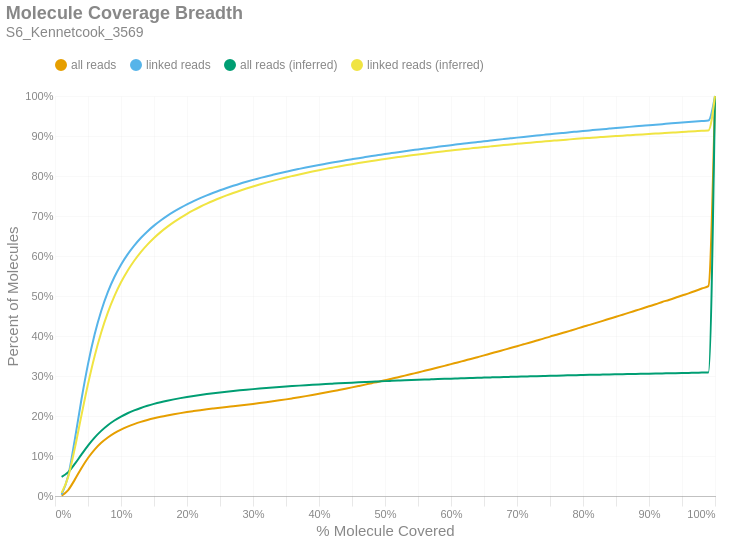

Write notebook code for a chart like this one.
### Markdown cell above
### Molecule Read Coverage
This chart shows molecule coverage breadth as computed by the number of bases aligned to that molecule. In other words, "*how much of each unique long molecule is actually sequenced/aligned?*" Keep in mind there is a distinction between sequences and alignments, since some sequences belonging to a particular molecule may not align well and wouldn't appear in the alignment data. This chart also shows molecule coverage breadth as computed by the *inferred fragment* from which the aligned sequences originate. Unlike read coverage, this calculation takes into account the total insert size, including unsequenced gaps between the forward and reverse reads. Like the previous figures, these are cumulative percents.

### Code cell
if SKIPLR:
    print_html(f"Skipped")
else:
    binned_df = consolidated_hist(valids['coverage_bp'], mask, 0.01, True)
    binned_df_inf = consolidated_hist(valids['coverage_inserts'], mask, 0.01, True)
    binned_df = binned_df.with_columns(pl.lit(binned_df_inf['all reads (cumsum)']).alias('all reads (inferred)'))
    binned_df = binned_df.with_columns(pl.lit(binned_df_inf['linked reads (cumsum)']).alias('linked reads (inferred)'))
    binned_df = binned_df.with_columns(
        (pl.col('bin').cast(pl.Float64) + 0.01).alias('right_edge')
    )

    with SafeRender(binned_df):
        (
            density_plot(binned_df, 'Molecule Coverage Breadth', samplename, 'molcov', ['all reads (inferred)','linked reads (inferred)'])
            .encode(
                #x=alt.X('bin:Q', title="% Molecule Covered").axis(format = '%').scale(padding=0),
                x=alt.X('right_edge:Q', title="% Molecule Covered").axis(format='%').scale(padding=0),
                y=alt.Y('value:Q', title='Percent of Molecules')
                    .axis(format='%')
                    .stack(False)
                    .scale(domainMin=0, padding=0),
                color=alt.Color("key:N").scale(domain = ["all reads", "linked reads", "all reads (inferred)", "linked reads (inferred)"]),
                tooltip = [
                    alt.Tooltip("key:N", title = "Data Type"),
                    alt.Tooltip("range_label:N", title="% Molecule Covered"),
                    alt.Tooltip("value:Q", format = ".2%", title="% Molecules")
                ]
            )
        ).display()

### Figure 1 — Vega-Lite specification as saved in the notebook (floating-point values rounded to 4 significant figures)
{"width": "container", "height": 400, "config": {"title": {"anchor": "start", "dy": -15, "fontSize": 18, "color": "#888888", "subtitleColor": "#888888", "subtitleFontSize": 14}, "arc": {"fill": "#0072B2"}, "axis": {"domainColor": "#888888", "domainWidth": 0.5, "gridWidth": 0.2, "grid": false, "titleFontWeight": 400, "titleFontSize": 15, "labelFontSize": 11, "labelColor": "#888888", "tickColor": "#888888", "tickWidth": 0.2, "titleColor": "#888888"}, "axisBand": {"grid": false}, "axisX": {"grid": true, "tickSize": 10, "domainCap": "round"}, "axisY": {"domain": false, "grid": true, "tickSize": 0, "domainCap": "round"}, "background": "transparent", "header": {"labelFontSize": 15, "labelColor": "#888888", "titleFontSize": 15, "titleFontWeight": 600, "titleColor": "#888888"}, "legend": {"labelFont": "sans-serif", "labelFontSize": 12, "labelColor": "#888888", "symbolSize": 100, "symbolType": "circle", "titleFontSize": 12, "titlePadding": 10, "titleColor": "#888888", "title": null, "orient": "top"}, "range": {"category": ["#E69F00", "#56B4E9", "#009E73", "#F0E442", "#0072B2", "#D55E00", "#CC79A7", "#000000"], "diverging": ["#cfe8f3", "#a2d4ec", "#73bfe2", "#46abdb", "#1696d2", "#12719e"]}, "area": {"fill": "#0072B2", "fillOpacity": 0.7, "line": true, "strokeOpacity": 0.7}, "line": {"color": "#0072B2", "stroke": "#0072B2", "strokeWidth": 2}, "trail": {"color": "#0072B2", "stroke": "#0072B2", "strokeWidth": 0, "size": 1}, "point": {"filled": true, "fillOpacity": 1.0, "size": 95}, "text": {"color": "#888888", "fontSize": 11, "align": "right", "fontWeight": 400, "size": 11}, "bar": {"fill": "#0072B2", "stroke": null}, "view": {"stroke": null, "continuousWidth": 660, "continuousHeight": 400}}, "data": {"name": "data-d5bd8ae720595992e684b2687c313237"}, "mark": {"type": "line", "interpolate": "monotone", "point": {"opacity": 0, "size": 275}}, "encoding": {"color": {"field": "key", "scale": {"domain": ["all reads", "linked reads", "all reads (inferred)", "linked reads (inferred)"]}, "type": "nominal"}, "tooltip": [{"field": "key", "title": "Data Type", "type": "nominal"}, {"field": "range_label", "title": "% Molecule Covered", "type": "nominal"}, {"field": "value", "format": ".2%", "title": "% Molecules", "type": "quantitative"}], "x": {"axis": {"format": "%"}, "field": "right_edge", "scale": {"padding": 0}, "title": "% Molecule Covered", "type": "quantitative"}, "y": {"axis": {"format": "%"}, "field": "value", "scale": {"domainMin": 0, "padding": 0}, "stack": false, "title": "Percent of Molecules", "type": "quantitative"}}, "params": [{"name": "param_c36ac31b6afebe62", "select": {"type": "point", "fields": ["key"]}, "bind": "legend"}], "title": {"text": "Molecule Coverage Breadth", "subtitle": "S6_Kennetcook_3569"}, "transform": [{"fold": ["all reads (cumsum)", "linked reads (cumsum)", "all reads (inferred)", "linked reads (inferred)"]}, {"calculate": "replace(datum.key, ' (cumsum)', '')", "as": "key"}, {"filter": {"param": "param_c36ac31b6afebe62"}}], "usermeta": {"embedOptions": {"downloadFileName": "S6_Kennetcook_3569.molcov"}}, "$schema": "https://vega.github.io/schema/vega-lite/v6.1.0.json", "datasets": {"data-d5bd8ae720595992e684b2687c313237": [{"bin": "0.0", "interval": "0.0-0.01", "all reads": 0.001141, "linked reads": 0.003415, "all reads (cumsum)": 0.001141, "linked reads (cumsum)": 0.003415, "range_label": "0.0-0.01", "all reads (inferred)": 0.0478, "linked reads (inferred)": 0.007715, "right_edge": 0.01}, {"bin": "0.01", "interval": "0.01-0.02", "all reads": 0.01381, "linked reads": 0.04703, "all reads (cumsum)": 0.01495, "linked reads (cumsum)": 0.05044, "range_label": "0.01-0.02", "all reads (inferred)": 0.05968, "linked reads (inferred)": 0.04786, "right_edge": 0.02}, {"bin": "0.02", "interval": "0.02-0.03", "all reads": 0.02602, "linked reads": 0.09047, "all reads (cumsum)": 0.04096, "linked reads (cumsum)": 0.1409, "range_label": "0.02-0.03", "all reads (inferred)": 0.0802, "linked reads (inferred)": 0.1191, "right_edge": 0.03}, {"bin": "0.03", "interval": "0.03-0.04", "all reads": 0.02852, "linked reads": 0.09962, "all reads (cumsum)": 0.06948, "linked reads (cumsum)": 0.2405, "range_label": "0.03-0.04", "all reads (inferred)": 0.1036, "linked reads (inferred)": 0.201, "right_edge": 0.04}, {"bin": "0.04", "interval": "0.04-0.05", "all reads": 0.02545, "linked reads": 0.08914, "all reads (cumsum)": 0.09493, "linked reads (cumsum)": 0.3297, "range_label": "0.04-0.05", "all reads (inferred)": 0.1261, "linked reads (inferred)": 0.2799, "right_edge": 0.05}, {"bin": "0.05", "interval": "0.05-0.06", "all reads": 0.02109, "linked reads": 0.07383, "all reads (cumsum)": 0.116, "linked reads (cumsum)": 0.4035, "range_label": "0.05-0.06", "all reads (inferred)": 0.146, "linked reads (inferred)": 0.3497, "right_edge": 0.06}, {"bin": "0.06", "interval": "0.06-0.07", "all reads": 0.01689, "linked reads": 0.0591, "all reads (cumsum)": 0.1329, "linked reads (cumsum)": 0.4626, "range_label": "0.06-0.07", "all reads (inferred)": 0.1628, "linked reads (inferred)": 0.4088, "right_edge": 0.07}, {"bin": "0.07", "interval": "0.07-0.08", "all reads": 0.01345, "linked reads": 0.04707, "all reads (cumsum)": 0.1464, "linked reads (cumsum)": 0.5097, "range_label": "0.07-0.08", "all reads (inferred)": 0.177, "linked reads (inferred)": 0.4585, "right_edge": 0.08}, {"bin": "0.08", "interval": "0.08-0.09", "all reads": 0.01082, "linked reads": 0.03777, "all reads (cumsum)": 0.1572, "linked reads (cumsum)": 0.5475, "range_label": "0.08-0.09", "all reads (inferred)": 0.1887, "linked reads (inferred)": 0.4997, "right_edge": 0.09}, {"bin": "0.09", "interval": "0.09-0.1", "all reads": 0.008882, "linked reads": 0.03096, "all reads (cumsum)": 0.1661, "linked reads (cumsum)": 0.5784, "range_label": "0.09-0.1", "all reads (inferred)": 0.1986, "linked reads (inferred)": 0.5342, "right_edge": 0.1}, {"bin": "0.1", "interval": "0.1-0.11", "all reads": 0.007395, "linked reads": 0.02574, "all reads (cumsum)": 0.1735, "linked reads (cumsum)": 0.6042, "range_label": "0.1-0.11", "all reads (inferred)": 0.2069, "linked reads (inferred)": 0.5633, "right_edge": 0.11}, {"bin": "0.11", "interval": "0.11-0.12", "all reads": 0.006311, "linked reads": 0.0219, "all reads (cumsum)": 0.1798, "linked reads (cumsum)": 0.6261, "range_label": "0.11-0.12", "all reads (inferred)": 0.2139, "linked reads (inferred)": 0.588, "right_edge": 0.12}, {"bin": "0.12", "interval": "0.12-0.13", "all reads": 0.00548, "linked reads": 0.01899, "all reads (cumsum)": 0.1852, "linked reads (cumsum)": 0.645, "range_label": "0.12-0.13", "all reads (inferred)": 0.2201, "linked reads (inferred)": 0.6097, "right_edge": 0.13}, {"bin": "0.13", "interval": "0.13-0.14", "all reads": 0.004728, "linked reads": 0.01636, "all reads (cumsum)": 0.19, "linked reads (cumsum)": 0.6614, "range_label": "0.13-0.14", "all reads (inferred)": 0.2255, "linked reads (inferred)": 0.6285, "right_edge": 0.14}, {"bin": "0.14", "interval": "0.14-0.15", "all reads": 0.0042, "linked reads": 0.01449, "all reads (cumsum)": 0.1942, "linked reads (cumsum)": 0.6759, "range_label": "0.14-0.15", "all reads (inferred)": 0.2302, "linked reads (inferred)": 0.645, "right_edge": 0.15}, {"bin": "0.15", "interval": "0.15-0.16", "all reads": 0.003737, "linked reads": 0.01285, "all reads (cumsum)": 0.1979, "linked reads (cumsum)": 0.6887, "range_label": "0.15-0.16", "all reads (inferred)": 0.2344, "linked reads (inferred)": 0.6597, "right_edge": 0.16}, {"bin": "0.16", "interval": "0.16-0.17", "all reads": 0.003361, "linked reads": 0.01151, "all reads (cumsum)": 0.2013, "linked reads (cumsum)": 0.7003, "range_label": "0.16-0.17", "all reads (inferred)": 0.2382, "linked reads (inferred)": 0.6727, "right_edge": 0.17}, {"bin": "0.17", "interval": "0.17-0.18", "all reads": 0.003078, "linked reads": 0.01046, "all reads (cumsum)": 0.2044, "linked reads (cumsum)": 0.7107, "range_label": "0.17-0.18", "all reads (inferred)": 0.2416, "linked reads (inferred)": 0.6847, "right_edge": 0.18}, {"bin": "0.18", "interval": "0.18-0.19", "all reads": 0.002813, "linked reads": 0.009499, "all reads (cumsum)": 0.2072, "linked reads (cumsum)": 0.7202, "range_label": "0.18-0.19", "all reads (inferred)": 0.2447, "linked reads (inferred)": 0.6955, "right_edge": 0.19}, {"bin": "0.19", "interval": "0.19-0.2", "all reads": 0.002655, "linked reads": 0.008853, "all reads (cumsum)": 0.2098, "linked reads (cumsum)": 0.7291, "range_label": "0.19-0.2", "all reads (inferred)": 0.2476, "linked reads (inferred)": 0.7055, "right_edge": 0.2}, {"bin": "0.2", "interval": "0.2-0.21", "all reads": 0.002428, "linked reads": 0.008018, "all reads (cumsum)": 0.2122, "linked reads (cumsum)": 0.7371, "range_label": "0.2-0.21", "all reads (inferred)": 0.2502, "linked reads (inferred)": 0.7147, "right_edge": 0.21}, {"bin": "0.21", "interval": "0.21-0.22", "all reads": 0.002336, "linked reads": 0.007652, "all reads (cumsum)": 0.2146, "linked reads (cumsum)": 0.7447, "range_label": "0.21-0.22", "all reads (inferred)": 0.2526, "linked reads (inferred)": 0.7231, "right_edge": 0.22}, {"bin": "0.22", "interval": "0.22-0.23", "all reads": 0.002157, "linked reads": 0.006938, "all reads (cumsum)": 0.2167, "linked reads (cumsum)": 0.7517, "range_label": "0.22-0.23", "all reads (inferred)": 0.2549, "linked reads (inferred)": 0.7309, "right_edge": 0.23}, {"bin": "0.23", "interval": "0.23-0.24", "all reads": 0.002026, "linked reads": 0.006461, "all reads (cumsum)": 0.2188, "linked reads (cumsum)": 0.7581, "range_label": "0.23-0.24", "all reads (inferred)": 0.2569, "linked reads (inferred)": 0.7382, "right_edge": 0.24}, {"bin": "0.24", "interval": "0.24-0.25", "all reads": 0.001974, "linked reads": 0.006169, "all reads (cumsum)": 0.2207, "linked reads (cumsum)": 0.7643, "range_label": "0.24-0.25", "all reads (inferred)": 0.2589, "linked reads (inferred)": 0.745, "right_edge": 0.25}, {"bin": "0.25", "interval": "0.25-0.26", "all reads": 0.001879, "linked reads": 0.005793, "all reads (cumsum)": 0.2226, "linked reads (cumsum)": 0.7701, "range_label": "0.25-0.26", "all reads (inferred)": 0.2608, "linked reads (inferred)": 0.7515, "right_edge": 0.26}, {"bin": "0.26", "interval": "0.26-0.27", "all reads": 0.001832, "linked reads": 0.005446, "all reads (cumsum)": 0.2245, "linked reads (cumsum)": 0.7755, "range_label": "0.26-0.27", "all reads (inferred)": 0.2625, "linked reads (inferred)": 0.7576, "right_edge": 0.27}, {"bin": "0.27", "interval": "0.27-0.28", "all reads": 0.001855, "linked reads": 0.005232, "all reads (cumsum)": 0.2263, "linked reads (cumsum)": 0.7808, "range_label": "0.27-0.28", "all reads (inferred)": 0.2642, "linked reads (inferred)": 0.7632, "right_edge": 0.28}, {"bin": "0.28", "interval": "0.28-0.29", "all reads": 0.001905, "linked reads": 0.004857, "all reads (cumsum)": 0.2282, "linked reads (cumsum)": 0.7856, "range_label": "0.28-0.29", "all reads (inferred)": 0.2657, "linked reads (inferred)": 0.7686, "right_edge": 0.29}, {"bin": "0.29", "interval": "0.29-0.3", "all reads": 0.001976, "linked reads": 0.00462, "all reads (cumsum)": 0.2302, "linked reads (cumsum)": 0.7903, "range_label": "0.29-0.3", "all reads (inferred)": 0.2672, "linked reads (inferred)": 0.7737, "right_edge": 0.3}, {"bin": "0.3", "interval": "0.3-0.31", "all reads": 0.002055, "linked reads": 0.004355, "all reads (cumsum)": 0.2322, "linked reads (cumsum)": 0.7946, "range_label": "0.3-0.31", "all reads (inferred)": 0.2686, "linked reads (inferred)": 0.7786, "right_edge": 0.31}, {"bin": "0.31", "interval": "0.31-0.32", "all reads": 0.002207, "linked reads": 0.004332, "all reads (cumsum)": 0.2344, "linked reads (cumsum)": 0.7989, "range_label": "0.31-0.32", "all reads (inferred)": 0.27, "linked reads (inferred)": 0.7833, "right_edge": 0.32}, {"bin": "0.32", "interval": "0.32-0.33", "all reads": 0.002291, "linked reads": 0.00405, "all reads (cumsum)": 0.2367, "linked reads (cumsum)": 0.803, "range_label": "0.32-0.33", "all reads (inferred)": 0.2713, "linked reads (inferred)": 0.7879, "right_edge": 0.33}, {"bin": "0.33", "interval": "0.33-0.34", "all reads": 0.002365, "linked reads": 0.003925, "all reads (cumsum)": 0.2391, "linked reads (cumsum)": 0.8069, "range_label": "0.33-0.34", "all reads (inferred)": 0.2725, "linked reads (inferred)": 0.7922, "right_edge": 0.34}, {"bin": "0.34", "interval": "0.34-0.35", "all reads": 0.002467, "linked reads": 0.003738, "all reads (cumsum)": 0.2416, "linked reads (cumsum)": 0.8107, "range_label": "0.34-0.35", "all reads (inferred)": 0.2737, "linked reads (inferred)": 0.7963, "right_edge": 0.35}, {"bin": "0.35", "interval": "0.35-0.36", "all reads": 0.002621, "linked reads": 0.003673, "all reads (cumsum)": 0.2442, "linked reads (cumsum)": 0.8143, "range_label": "0.35-0.36", "all reads (inferred)": 0.2748, "linked reads (inferred)": 0.8002, "right_edge": 0.36}, {"bin": "0.36", "interval": "0.36-0.37", "all reads": 0.002684, "linked reads": 0.003442, "all reads (cumsum)": 0.2469, "linked reads (cumsum)": 0.8178, "range_label": "0.36-0.37", "all reads (inferred)": 0.2759, "linked reads (inferred)": 0.804, "right_edge": 0.37}, {"bin": "0.37", "interval": "0.37-0.38", "all reads": 0.0028, "linked reads": 0.003355, "all reads (cumsum)": 0.2497, "linked reads (cumsum)": 0.8211, "range_label": "0.37-0.38", "all reads (inferred)": 0.277, "linked reads (inferred)": 0.8076, "right_edge": 0.38}, {"bin": "0.38", "interval": "0.38-0.39", "all reads": 0.002892, "linked reads": 0.003288, "all reads (cumsum)": 0.2526, "linked reads (cumsum)": 0.8244, "range_label": "0.38-0.39", "all reads (inferred)": 0.278, "linked reads (inferred)": 0.8112, "right_edge": 0.39}, {"bin": "0.39", "interval": "0.39-0.4", "all reads": 0.003021, "linked reads": 0.003195, "all reads (cumsum)": 0.2556, "linked reads (cumsum)": 0.8276, "range_label": "0.39-0.4", "all reads (inferred)": 0.279, "linked reads (inferred)": 0.8146, "right_edge": 0.4}, {"bin": "0.4", "interval": "0.4-0.41", "all reads": 0.002994, "linked reads": 0.003007, "all reads (cumsum)": 0.2586, "linked reads (cumsum)": 0.8306, "range_label": "0.4-0.41", "all reads (inferred)": 0.2799, "linked reads (inferred)": 0.8178, "right_edge": 0.41}, {"bin": "0.41", "interval": "0.41-0.42", "all reads": 0.003122, "linked reads": 0.002934, "all reads (cumsum)": 0.2617, "linked reads (cumsum)": 0.8336, "range_label": "0.41-0.42", "all reads (inferred)": 0.2808, "linked reads (inferred)": 0.8208, "right_edge": 0.42}, {"bin": "0.42", "interval": "0.42-0.43", "all reads": 0.003221, "linked reads": 0.00287, "all reads (cumsum)": 0.2649, "linked reads (cumsum)": 0.8364, "range_label": "0.42-0.43", "all reads (inferred)": 0.2817, "linked reads (inferred)": 0.8238, "right_edge": 0.43}, {"bin": "0.43", "interval": "0.43-0.44", "all reads": 0.003264, "linked reads": 0.002776, "all reads (cumsum)": 0.2682, "linked reads (cumsum)": 0.8392, "range_label": "0.43-0.44", "all reads (inferred)": 0.2826, "linked reads (inferred)": 0.8268, "right_edge": 0.44}, {"bin": "0.44", "interval": "0.44-0.45", "all reads": 0.003354, "linked reads": 0.002745, "all reads (cumsum)": 0.2715, "linked reads (cumsum)": 0.8419, "range_label": "0.44-0.45", "all reads (inferred)": 0.2834, "linked reads (inferred)": 0.8296, "right_edge": 0.45}, {"bin": "0.45", "interval": "0.45-0.46", "all reads": 0.003447, "linked reads": 0.002709, "all reads (cumsum)": 0.275, "linked reads (cumsum)": 0.8447, "range_label": "0.45-0.46", "all reads (inferred)": 0.2842, "linked reads (inferred)": 0.8323, "right_edge": 0.46}, {"bin": "0.46", "interval": "0.46-0.47", "all reads": 0.003492, "linked reads": 0.00261, "all reads (cumsum)": 0.2785, "linked reads (cumsum)": 0.8473, "range_label": "0.46-0.47", "all reads (inferred)": 0.285, "linked reads (inferred)": 0.835, "right_edge": 0.47}, {"bin": "0.47", "interval": "0.47-0.48", "all reads": 0.003597, "linked reads": 0.0026, "all reads (cumsum)": 0.2821, "linked reads (cumsum)": 0.8499, "range_label": "0.47-0.48", "all reads (inferred)": 0.2857, "linked reads (inferred)": 0.8376, "right_edge": 0.48}, {"bin": "0.48", "interval": "0.48-0.49", "all reads": 0.003524, "linked reads": 0.002519, "all reads (cumsum)": 0.2856, "linked reads (cumsum)": 0.8524, "range_label": "0.48-0.49", "all reads (inferred)": 0.2864, "linked reads (inferred)": 0.8401, "right_edge": 0.49}, {"bin": "0.49", "interval": "0.49-0.5", "all reads": 0.003967, "linked reads": 0.002545, "all reads (cumsum)": 0.2896, "linked reads (cumsum)": 0.8549, "range_label": "0.49-0.5", "all reads (inferred)": 0.2872, "linked reads (inferred)": 0.8426, "right_edge": 0.5}, {"bin": "0.5", "interval": "0.5-0.51", "all reads": 0.003491, "linked reads": 0.002356, "all reads (cumsum)": 0.2931, "linked reads (cumsum)": 0.8573, "range_label": "0.5-0.51", "all reads (inferred)": 0.2879, "linked reads (inferred)": 0.845, "right_edge": 0.51}, {"bin": "0.51", "interval": "0.51-0.52", "all reads": 0.003938, "linked reads": 0.002377, "all reads (cumsum)": 0.297, "linked reads (cumsum)": 0.8597, "range_label": "0.51-0.52", "all reads (inferred)": 0.2885, "linked reads (inferred)": 0.8472, "right_edge": 0.52}, {"bin": "0.52", "interval": "0.52-0.53", "all reads": 0.003885, "linked reads": 0.002322, "all reads (cumsum)": 0.3009, "linked reads (cumsum)": 0.862, "range_label": "0.52-0.53", "all reads (inferred)": 0.2892, "linked reads (inferred)": 0.8495, "right_edge": 0.53}, {"bin": "0.53", "interval": "0.53-0.54", "all reads": 0.004008, "linked reads": 0.002232, "all reads (cumsum)": 0.3049, "linked reads (cumsum)": 0.8642, "range_label": "0.53-0.54", "all reads (inferred)": 0.2898, "linked reads (inferred)": 0.8517, "right_edge": 0.54}, {"bin": "0.54", "interval": "0.54-0.55", "all reads": 0.003922, "linked reads": 0.002177, "all reads (cumsum)": 0.3088, "linked reads (cumsum)": 0.8664, "range_label": "0.54-0.55", "all reads (inferred)": 0.2905, "linked reads (inferred)": 0.8538, "right_edge": 0.55}, {"bin": "0.55", "interval": "0.55-0.56", "all reads": 0.004119, "linked reads": 0.002218, "all reads (cumsum)": 0.3129, "linked reads (cumsum)": 0.8686, "range_label": "0.55-0.56", "all reads (inferred)": 0.2911, "linked reads (inferred)": 0.8559, "right_edge": 0.56}, {"bin": "0.56", "interval": "0.56-0.57", "all reads": 0.004116, "linked reads": 0.00219, "all reads (cumsum)": 0.3171, "linked reads (cumsum)": 0.8708, "range_label": "0.56-0.57", "all reads (inferred)": 0.2917, "linked reads (inferred)": 0.8579, "right_edge": 0.57}, {"bin": "0.57", "interval": "0.57-0.58", "all reads": 0.004058, "linked reads": 0.002113, "all reads (cumsum)": 0.3211, "linked reads (cumsum)": 0.8729, "range_label": "0.57-0.58", "all reads (inferred)": 0.2923, "linked reads (inferred)": 0.8599, "right_edge": 0.58}, {"bin": "0.58", "interval": "0.58-0.59", "all reads": 0.004229, "linked reads": 0.002087, "all reads (cumsum)": 0.3253, "linked reads (cumsum)": 0.875, "range_label": "0.58-0.59", "all reads (inferred)": 0.2928, "linked reads (inferred)": 0.8618, "right_edge": 0.59}, {"bin": "0.59", "interval": "0.59-0.6", "all reads": 0.004358, "linked reads": 0.002096, "all reads (cumsum)": 0.3297, "linked reads (cumsum)": 0.8771, "range_label": "0.59-0.6", "all reads (inferred)": 0.2934, "linked reads (inferred)": 0.8637, "right_edge": 0.6}, {"bin": "0.6", "interval": "0.6-0.61", "all reads": 0.004221, "linked reads": 0.001992, "all reads (cumsum)": 0.3339, "linked reads (cumsum)": 0.8791, "range_label": "0.6-0.61", "all reads (inferred)": 0.2939, "linked reads (inferred)": 0.8655, "right_edge": 0.61}, {"bin": "0.61", "interval": "0.61-0.62", "all reads": 0.004407, "linked reads": 0.001981, "all reads (cumsum)": 0.3383, "linked reads (cumsum)": 0.8811, "range_label": "0.61-0.62", "all reads (inferred)": 0.2945, "linked reads (inferred)": 0.8673, "right_edge": 0.62}, {"bin": "0.62", "interval": "0.62-0.63", "all reads": 0.004365, "linked reads": 0.002011, "all reads (cumsum)": 0.3427, "linked reads (cumsum)": 0.8831, "range_label": "0.62-0.63", "all reads (inferred)": 0.295, "linked reads (inferred)": 0.8691, "right_edge": 0.63}, {"bin": "0.63", "interval": "0.63-0.64", "all reads": 0.004411, "linked reads": 0.001894, "all reads (cumsum)": 0.3471, "linked reads (cumsum)": 0.885, "range_label": "0.63-0.64", "all reads (inferred)": 0.2955, "linked reads (inferred)": 0.8708, "right_edge": 0.64}, {"bin": "0.64", "interval": "0.64-0.65", "all reads": 0.004428, "linked reads": 0.001859, "all reads (cumsum)": 0.3515, "linked reads (cumsum)": 0.8868, "range_label": "0.64-0.65", "all reads (inferred)": 0.296, "linked reads (inferred)": 0.8724, "right_edge": 0.65}, {"bin": "0.65", "interval": "0.65-0.66", "all reads": 0.004689, "linked reads": 0.001895, "all reads (cumsum)": 0.3562, "linked reads (cumsum)": 0.8887, "range_label": "0.65-0.66", "all reads (inferred)": 0.2965, "linked reads (inferred)": 0.8741, "right_edge": 0.66}, {"bin": "0.66", "interval": "0.66-0.67", "all reads": 0.004447, "linked reads": 0.001865, "all reads (cumsum)": 0.3607, "linked reads (cumsum)": 0.8906, "range_label": "0.66-0.67", "all reads (inferred)": 0.297, "linked reads (inferred)": 0.8757, "right_edge": 0.67}, {"bin": "0.67", "interval": "0.67-0.68", "all reads": 0.004614, "linked reads": 0.001802, "all reads (cumsum)": 0.3653, "linked reads (cumsum)": 0.8924, "range_label": "0.67-0.68", "all reads (inferred)": 0.2974, "linked reads (inferred)": 0.8773, "right_edge": 0.68}, {"bin": "0.68", "interval": "0.68-0.69", "all reads": 0.004538, "linked reads": 0.001781, "all reads (cumsum)": 0.3698, "linked reads (cumsum)": 0.8942, "range_label": "0.68-0.69", "all reads (inferred)": 0.2979, "linked reads (inferred)": 0.8789, "right_edge": 0.69}, {"bin": "0.69", "interval": "0.69-0.7", "all reads": 0.004744, "linked reads": 0.001778, "all reads (cumsum)": 0.3746, "linked reads (cumsum)": 0.896, "range_label": "0.69-0.7", "all reads (inferred)": 0.2984, "linked reads (inferred)": 0.8804, "right_edge": 0.7}, {"bin": "0.7", "interval": "0.7-0.71", "all reads": 0.004633, "linked reads": 0.001761, "all reads (cumsum)": 0.3792, "linked reads (cumsum)": 0.8977, "range_label": "0.7-0.71", "all reads (inferred)": 0.2988, "linked reads (inferred)": 0.8819, "right_edge": 0.71}, {"bin": "0.71", "interval": "0.71-0.72", "all reads": 0.004685, "linked reads": 0.001726, "all reads (cumsum)": 0.3839, "linked reads (cumsum)": 0.8994, "range_label": "0.71-0.72", "all reads (inferred)": 0.2993, "linked reads (inferred)": 0.8834, "right_edge": 0.72}, {"bin": "0.72", "interval": "0.72-0.73", "all reads": 0.004817, "linked reads": 0.001702, "all reads (cumsum)": 0.3887, "linked reads (cumsum)": 0.9011, "range_label": "0.72-0.73", "all reads (inferred)": 0.2997, "linked reads (inferred)": 0.8848, "right_edge": 0.73}, {"bin": "0.73", "interval": "0.73-0.74", "all reads": 0.00471, "linked reads": 0.001668, "all reads (cumsum)": 0.3934, "linked reads (cumsum)": 0.9028, "range_label": "0.73-0.74", "all reads (inferred)": 0.3001, "linked reads (inferred)": 0.8862, "right_edge": 0.74}, {"bin": "0.74", "interval": "0.74-0.75", "all reads": 0.00508, "linked reads": 0.001708, "all reads (cumsum)": 0.3985, "linked reads (cumsum)": 0.9045, "range_label": "0.74-0.75", "all reads (inferred)": 0.3005, "linked reads (inferred)": 0.8877, "right_edge": 0.75}, {"bin": "0.75", "interval": "0.75-0.76", "all reads": 0.004673, "linked reads": 0.001573, "all reads (cumsum)": 0.4032, "linked reads (cumsum)": 0.9061, "range_label": "0.75-0.76", "all reads (inferred)": 0.3009, "linked reads (inferred)": 0.8889, "right_edge": 0.76}, {"bin": "0.76", "interval": "0.76-0.77", "all reads": 0.00489, "linked reads": 0.001607, "all reads (cumsum)": 0.408, "linked reads (cumsum)": 0.9077, "range_label": "0.76-0.77", "all reads (inferred)": 0.3013, "linked reads (inferred)": 0.8902, "right_edge": 0.77}, {"bin": "0.77", "interval": "0.77-0.78", "all reads": 0.004858, "linked reads": 0.001618, "all reads (cumsum)": 0.4129, "linked reads (cumsum)": 0.9093, "range_label": "0.77-0.78", "all reads (inferred)": 0.3017, "linked reads (inferred)": 0.8916, "right_edge": 0.78}, {"bin": "0.78", "interval": "0.78-0.79", "all reads": 0.004933, "linked reads": 0.001589, "all reads (cumsum)": 0.4178, "linked reads (cumsum)": 0.9109, "range_label": "0.78-0.79", "all reads (inferred)": 0.3021, "linked reads (inferred)": 0.8928, "right_edge": 0.79}, {"bin": "0.79", "interval": "0.79-0.8", "all reads": 0.005186, "linked reads": 0.001593, "all reads (cumsum)": 0.423, "linked reads (cumsum)": 0.9125, "range_label": "0.79-0.8", "all reads (inferred)": 0.3025, "linked reads (inferred)": 0.8941, "right_edge": 0.8}, {"bin": "0.8", "interval": "0.8-0.81", "all reads": 0.004795, "linked reads": 0.00148, "all reads (cumsum)": 0.4278, "linked reads (cumsum)": 0.914, "range_label": "0.8-0.81", "all reads (inferred)": 0.3028, "linked reads (inferred)": 0.8953, "right_edge": 0.81}, {"bin": "0.81", "interval": "0.81-0.82", "all reads": 0.005024, "linked reads": 0.001532, "all reads (cumsum)": 0.4328, "linked reads (cumsum)": 0.9155, "range_label": "0.81-0.82", "all reads (inferred)": 0.3032, "linked reads (inferred)": 0.8964, "right_edge": 0.82}, {"bin": "0.82", "interval": "0.82-0.83", "all reads": 0.00507, "linked reads": 0.001464, "all reads (cumsum)": 0.4379, "linked reads (cumsum)": 0.917, "range_label": "0.82-0.83", "all reads (inferred)": 0.3035, "linked reads (inferred)": 0.8976, "right_edge": 0.83}, {"bin": "0.83", "interval": "0.83-0.84", "all reads": 0.005103, "linked reads": 0.001493, "all reads (cumsum)": 0.443, "linked reads (cumsum)": 0.9185, "range_label": "0.83-0.84", "all reads (inferred)": 0.3039, "linked reads (inferred)": 0.8987, "right_edge": 0.84}, {"bin": "0.84", "interval": "0.84-0.85", "all reads": 0.005071, "linked reads": 0.001476, "all reads (cumsum)": 0.4481, "linked reads (cumsum)": 0.9199, "range_label": "0.84-0.85", "all reads (inferred)": 0.3042, "linked reads (inferred)": 0.8998, "right_edge": 0.85}, {"bin": "0.85", "interval": "0.85-0.86", "all reads": 0.005168, "linked reads": 0.001442, "all reads (cumsum)": 0.4533, "linked reads (cumsum)": 0.9214, "range_label": "0.85-0.86", "all reads (inferred)": 0.3046, "linked reads (inferred)": 0.9009, "right_edge": 0.86}, {"bin": "0.86", "interval": "0.86-0.87", "all reads": 0.005116, "linked reads": 0.001421, "all reads (cumsum)": 0.4584, "linked reads (cumsum)": 0.9228, "range_label": "0.86-0.87", "all reads (inferred)": 0.3049, "linked reads (inferred)": 0.9019, "right_edge": 0.87}, {"bin": "0.87", "interval": "0.87-0.88", "all reads": 0.005292, "linked reads": 0.001408, "all reads (cumsum)": 0.4637, "linked reads (cumsum)": 0.9242, "range_label": "0.87-0.88", "all reads (inferred)": 0.3052, "linked reads (inferred)": 0.903, "right_edge": 0.88}, {"bin": "0.88", "interval": "0.88-0.89", "all reads": 0.005215, "linked reads": 0.00139, "all reads (cumsum)": 0.4689, "linked reads (cumsum)": 0.9256, "range_label": "0.88-0.89", "all reads (inferred)": 0.3055, "linked reads (inferred)": 0.904, "right_edge": 0.89}, {"bin": "0.89", "interval": "0.89-0.9", "all reads": 0.005353, "linked reads": 0.001417, "all reads (cumsum)": 0.4742, "linked reads (cumsum)": 0.927, "range_label": "0.89-0.9", "all reads (inferred)": 0.3058, "linked reads (inferred)": 0.905, "right_edge": 0.9}, {"bin": "0.9", "interval": "0.9-0.91", "all reads": 0.005035, "linked reads": 0.001293, "all reads (cumsum)": 0.4793, "linked reads (cumsum)": 0.9283, "range_label": "0.9-0.91", "all reads (inferred)": 0.3062, "linked reads (inferred)": 0.906, "right_edge": 0.91}, {"bin": "0.91", "interval": "0.91-0.92", "all reads": 0.00578, "linked reads": 0.001363, "all reads (cumsum)": 0.485, "linked reads (cumsum)": 0.9297, "range_label": "0.91-0.92", "all reads (inferred)": 0.3065, "linked reads (inferred)": 0.907, "right_edge": 0.92}, {"bin": "0.92", "interval": "0.92-0.93", "all reads": 0.004991, "linked reads": 0.001303, "all reads (cumsum)": 0.49, "linked reads (cumsum)": 0.931, "range_label": "0.92-0.93", "all reads (inferred)": 0.3068, "linked reads (inferred)": 0.908, "right_edge": 0.93}, {"bin": "0.93", "interval": "0.93-0.94", "all reads": 0.005491, "linked reads": 0.001344, "all reads (cumsum)": 0.4955, "linked reads (cumsum)": 0.9323, "range_label": "0.93-0.94", "all reads (inferred)": 0.3071, "linked reads (inferred)": 0.909, "right_edge": 0.94}, {"bin": "0.94", "interval": "0.94-0.95", "all reads": 0.005893, "linked reads": 0.001259, "all reads (cumsum)": 0.5014, "linked reads (cumsum)": 0.9336, "range_label": "0.94-0.95", "all reads (inferred)": 0.3074, "linked reads (inferred)": 0.91, "right_edge": 0.95}, {"bin": "0.95", "interval": "0.95-0.96", "all reads": 0.005059, "linked reads": 0.001299, "all reads (cumsum)": 0.5065, "linked reads (cumsum)": 0.9349, "range_label": "0.95-0.96", "all reads (inferred)": 0.3078, "linked reads (inferred)": 0.911, "right_edge": 0.96}, {"bin": "0.96", "interval": "0.96-0.97", "all reads": 0.00588, "linked reads": 0.001273, "all reads (cumsum)": 0.5124, "linked reads (cumsum)": 0.9362, "range_label": "0.96-0.97", "all reads (inferred)": 0.3081, "linked reads (inferred)": 0.9119, "right_edge": 0.97}, {"bin": "0.97", "interval": "0.97-0.98", "all reads": 0.006371, "linked reads": 0.00123, "all reads (cumsum)": 0.5187, "linked reads (cumsum)": 0.9374, "range_label": "0.97-0.98", "all reads (inferred)": 0.3085, "linked reads (inferred)": 0.9129, "right_edge": 0.98}, {"bin": "0.98", "interval": "0.98-0.99", "all reads": 0.005958, "linked reads": 0.001278, "all reads (cumsum)": 0.5247, "linked reads (cumsum)": 0.9387, "range_label": "0.98-0.99", "all reads (inferred)": 0.3088, "linked reads (inferred)": 0.9137, "right_edge": 0.99}, {"bin": "0.99", "interval": "0.99-1.0", "all reads": 0.4753, "linked reads": 0.06134, "all reads (cumsum)": 1.0, "linked reads (cumsum)": 1.0, "range_label": "0.99-1.0", "all reads (inferred)": 1.0, "linked reads (inferred)": 1.0, "right_edge": 1.0}]}}
